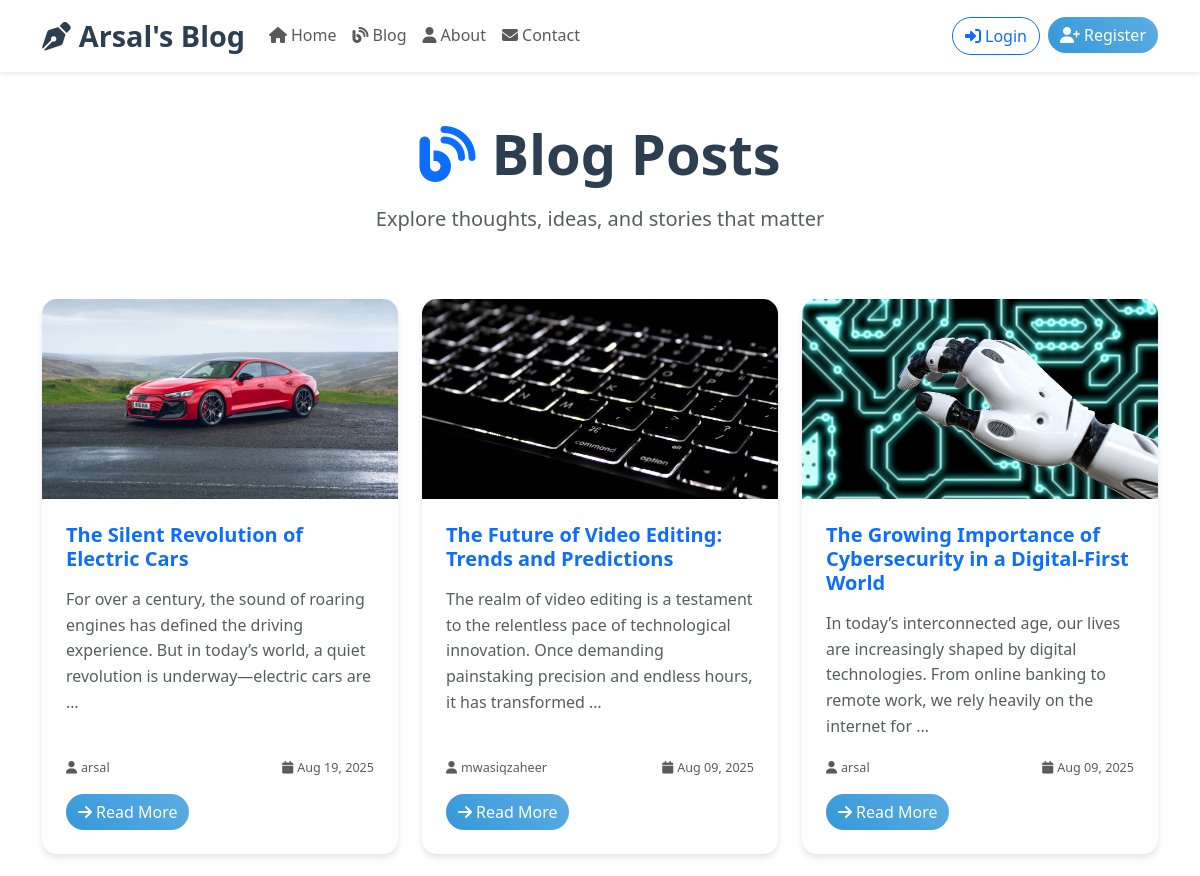
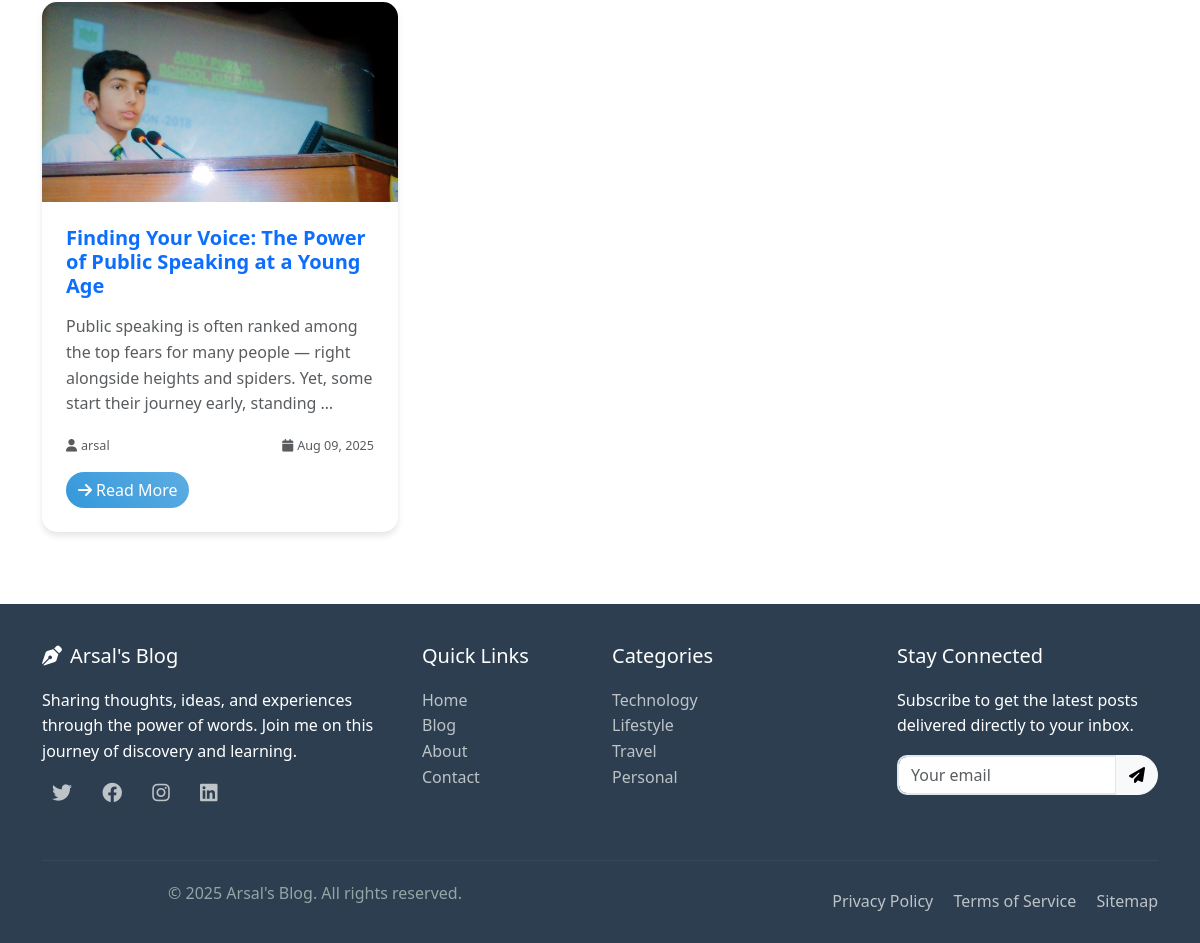
/blog/, run on an earlier commit of the app's database (2 pictures, top to bottom).
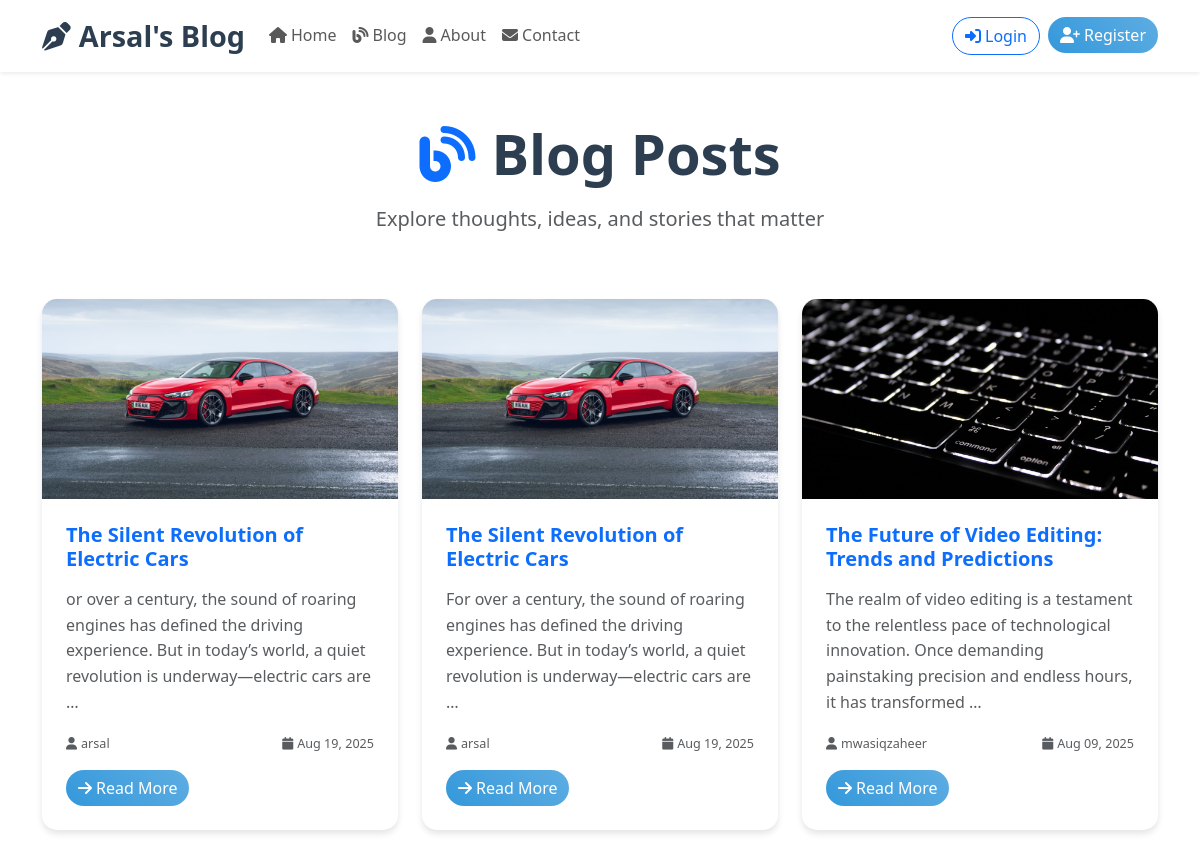
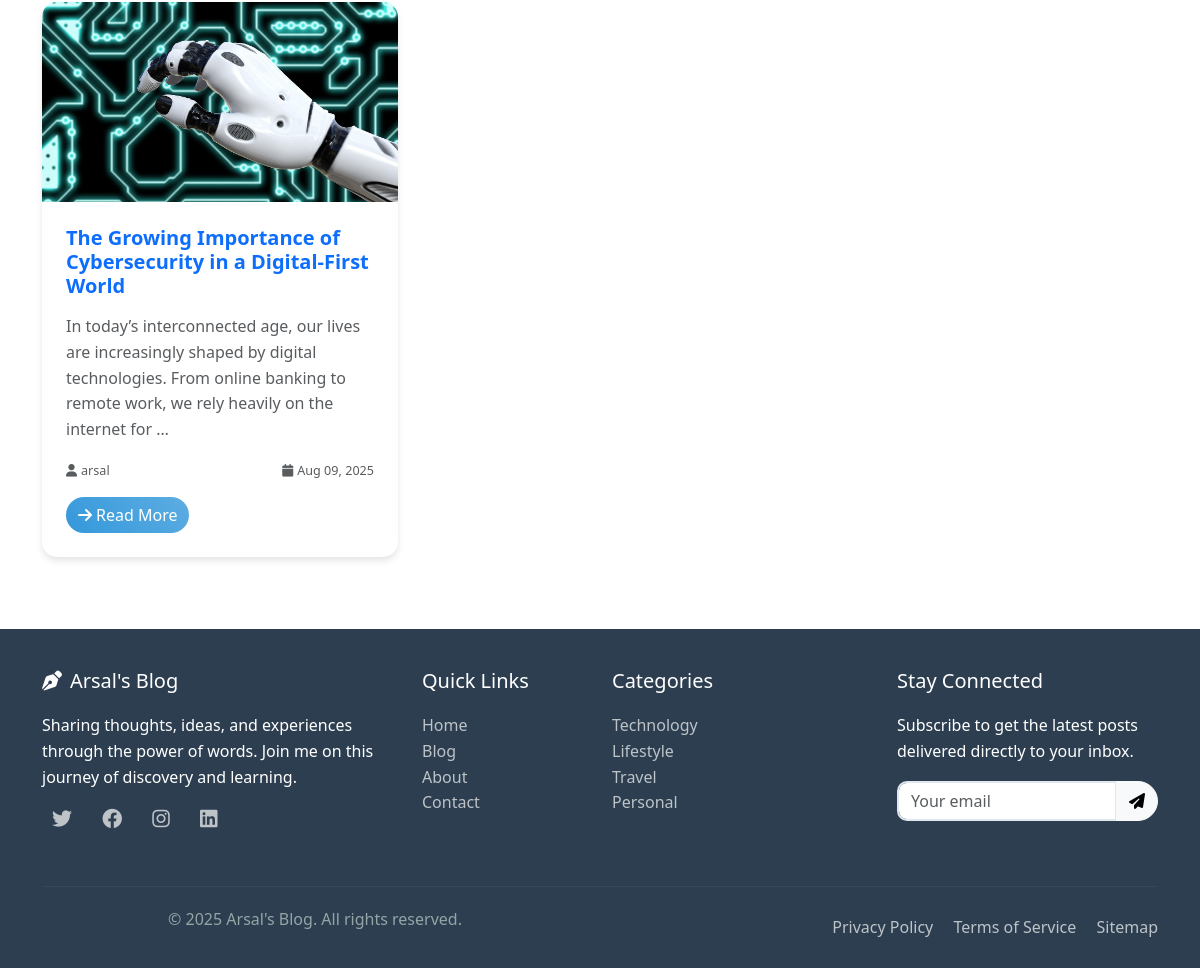
And on a later commit of the database (2 pictures, top to bottom).
### tweet/models.py (models this page shows, shortened)
class BlogPost(models.Model):
    title = models.CharField(max_length=200)
    author = models.ForeignKey(User, on_delete=models.CASCADE)
    content = models.TextField()
    featured_image = models.ImageField(upload_to='blog_images/', blank=True, null=True)
    excerpt = models.TextField(max_length=300, blank=True, help_text="Brief description of the blog post")
    created_at = models.DateTimeField(auto_now_add=True)
    updated_at = models.DateTimeField(auto_now=True)
    is_published = models.BooleanField(default=True)
    class Meta:
        ordering = ['-created_at']

### tweet/views.py (the view)
# urls.py: path('blog/', views.blog_list, name='blog_list'),
def blog_list(request):
    posts = BlogPost.objects.filter(is_published=True).order_by('-created_at')
    paginator = Paginator(posts, 6)  # Show 6 posts per page
    page_number = request.GET.get('page')
    page_obj = paginator.get_page(page_number)
    return render(request, 'blog/blog_list.html', {'page_obj': page_obj})

### templates/blog/blog_list.html (shortened to what this page needs)
{% extends 'layout.html' %}
{% load static %}
{% block content %}
<div class="container my-5">
    <div class="row mb-5">
        <div class="col-12 text-center">
            <h1 class="display-4 fw-bold mb-3">
                <i class="fas fa-blog me-3 text-primary"></i>Blog Posts
            </h1>
            <p class="lead text-muted">Explore thoughts, ideas, and stories that matter</p>
        </div>
    </div>
    {% if page_obj %}
        <div class="row">
            {% for post in page_obj %}
            <div class="col-lg-4 col-md-6 mb-4">
                <article class="card blog-card h-100">
                    {% if post.featured_image %}
                        <img src="{{ post.featured_image.url }}" class="card-img-top" alt="{{ post.title }}">
                    {% else %}
                        <div class="card-img-top bg-gradient d-flex align-items-center justify-content-center" style="height: 200px; background: linear-gradient(45deg, #3498db, #2c3e50);">
                            <i class="fas fa-image fa-3x text-white opacity-50"></i>
                        </div>
                    {% endif %}
                    <div class="card-body d-flex flex-column">
                        <h5 class="card-title">
                            <a href="{% url 'blog_detail' post.pk %}" class="text-decoration-none">
                                {{ post.title }}
                            </a>
                        </h5>
                        <p class="card-text text-muted flex-grow-1">
                            {% if post.excerpt %}
                                {{ post.excerpt|truncatewords:25 }}
                            {% else %}
                                {{ post.content|truncatewords:25 }}
                            {% endif %}
                        </p>
                        <div class="blog-meta mb-3">
                            <div class="row">
                                <div class="col-6">
                                    <small class="text-muted">
                                        <i class="fas fa-user me-1"></i>{{ post.author.username }}
                                    </small>
                                </div>
                                <div class="col-6 text-end">
                                    <small class="text-muted">
                                        <i class="fas fa-calendar me-1"></i>{{ post.created_at|date:"M d, Y" }}
                                    </small>
                                </div>
                            </div>
                        </div>
                        <div class="d-flex justify-content-between align-items-center mt-auto">
                            <a href="{% url 'blog_detail' post.pk %}" class="btn btn-primary">
                                <i class="fas fa-arrow-right me-1"></i>Read More
                            </a>
                        </div>
                    </div>
                </article>
            </div>
            {% endfor %}
        </div>
    {% endif %}
</div>
{% endblock %}

What changed in the data, as far as the page shows it:
removed BlogPost: featured_image (picture), title "Finding Your Voice: The Power of Public Speaking at a Young Age", excerpt "Public speaking is often ranked among the top fears for many people — right alongside heights and spiders. Yet, some start their journey early, standing …", author.username "arsal", created_at "Aug 09, 2025"
added BlogPost: featured_image (picture), title "The Silent Revolution of Electric Cars", excerpt "or over a century, the sound of roaring engines has defined the driving experience. But in today’s world, a quiet revolution is underway—electric cars are …", author.username "arsal", created_at "Aug 19, 2025"
